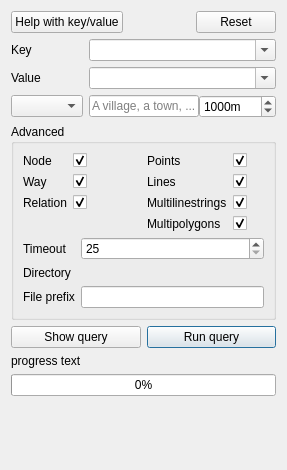
           <widget class="QWidget" name="scrollAreaWidgetContents_3">
            <property name="geometry">
             <rect>
              <x>0</x>
              <y>0</y>
              <width>287</width>
              <height>470</height>
             </rect>
            </property>
            <layout class="QVBoxLayout" name="verticalLayout_16">
             <item>
              <layout class="QHBoxLayout" name="horizontalLayout_24">
               <item>
                <widget class="QPushButton" name="pushButton_mapFeatures_2">
                 <property name="text">
                  <string>Help with key/value</string>
                 </property>
                </widget>
               </item>
               <item>
                <spacer name="horizontalSpacer_4">
                 <property name="orientation">
                  <enum>Qt::Horizontal</enum>
                 </property>
                 <property name="sizeHint" stdset="0">
                  <size>
                   <width>40</width>
                   <height>20</height>
                  </size>
                 </property>
                </spacer>
               </item>
               <item>
                <widget class="QDialogButtonBox" name="buttonBox_3">
                 <property name="sizePolicy">
                  <sizepolicy hsizetype="Maximum" vsizetype="Fixed">
                   <horstretch>0</horstretch>
                   <verstretch>0</verstretch>
                  </sizepolicy>
                 </property>
                 <property name="standardButtons">
                  <set>QDialogButtonBox::Reset</set>
                 </property>
                </widget>
               </item>
              </layout>
             </item>
             <item>
              <layout class="QFormLayout" name="formLayout_5">
               <item row="0" column="0">
                <widget class="QLabel" name="label_41">
                 <property name="toolTip">
                  <string>An OSM key to fetch. If empty, all keys will be fetched.</string>
                 </property>
                 <property name="text">
                  <string>Key</string>
                 </property>
                </widget>
               </item>
               <item row="0" column="1">
                <widget class="QComboBox" name="comboBox_key">
                 <property name="sizePolicy">
                  <sizepolicy hsizetype="Expanding" vsizetype="Fixed">
                   <horstretch>0</horstretch>
                   <verstretch>0</verstretch>
                  </sizepolicy>
                 </property>
                 <property name="toolTip">
                  <string>An OSM key to fetch. If empty, all keys will be fetched.</string>
                 </property>
                 <property name="editable">
                  <bool>true</bool>
                 </property>
                 <property name="sizeAdjustPolicy">
                  <enum>QComboBox::AdjustToContents</enum>
                 </property>
                </widget>
               </item>
               <item row="1" column="0">
                <widget class="QLabel" name="label_42">
                 <property name="toolTip">
                  <string>An OSM value to fetch. If empty, all values will be fetched.</string>
                 </property>
                 <property name="text">
                  <string>Value</string>
                 </property>
                </widget>
               </item>
               <item row="1" column="1">
                <widget class="QComboBox" name="comboBox_value">
                 <property name="sizePolicy">
                  <sizepolicy hsizetype="Expanding" vsizetype="Fixed">
                   <horstretch>0</horstretch>
                   <verstretch>0</verstretch>
                  </sizepolicy>
                 </property>
                 <property name="toolTip">
                  <string>An OSM value to fetch. If empty, all values will be fetched.</string>
                 </property>
                 <property name="editable">
                  <bool>true</bool>
                 </property>
                 <property name="sizeAdjustPolicy">
                  <enum>QComboBox::AdjustToContents</enum>
                 </property>
                </widget>
               </item>
               <item row="2" column="0">
                <widget class="QComboBox" name="cb_query_type_2">
                 <property name="toolTip">
                  <string>The spatial extent to use for the query.</string>
                 </property>
                </widget>
               </item>
               <item row="2" column="1">
                <widget class="QStackedWidget" name="stacked_query_type">
                 <property name="lineWidth">
                  <number>0</number>
                 </property>
                 <property name="currentIndex">
                  <number>0</number>
                 </property>
                 <widget class="QWidget" name="nominatim">
                  <layout class="QHBoxLayout" name="horizontalLayout_25">
                   <property name="spacing">
                    <number>0</number>
                   </property>
                   <property name="leftMargin">
                    <number>0</number>
                   </property>
                   <property name="topMargin">
                    <number>0</number>
                   </property>
                   <property name="rightMargin">
                    <number>0</number>
                   </property>
                   <property name="bottomMargin">
                    <number>0</number>
                   </property>
                   <item>
                    <widget class="QLineEdit" name="lineEdit_nominatim_2">
                     <property name="placeholderText">
                      <string>A village, a town, ...</string>
                     </property>
                    </widget>
                   </item>
                   <item>
                    <widget class="QSpinBox" name="spinBox_distance_point">
                     <property name="suffix">
                      <string>m</string>
                     </property>
                     <property name="prefix">
                      <string/>
                     </property>
                     <property name="minimum">
                      <number>1</number>
                     </property>
                     <property name="maximum">
                      <number>999999999</number>
                     </property>
                     <property name="singleStep">
                      <number>100</number>
                     </property>
                     <property name="value">
                      <number>1000</number>
                     </property>
                    </widget>
                   </item>
                  </layout>
                 </widget>
                 <widget class="QWidget" name="layerExtent">
                  <layout class="QHBoxLayout" name="horizontalLayout_26">
                   <property name="spacing">
                    <number>0</number>
                   </property>
                   <property name="leftMargin">
                    <number>0</number>
                   </property>
                   <property name="topMargin">
                    <number>0</number>
                   </property>
                   <property name="rightMargin">
                    <number>0</number>
                   </property>
                   <property name="bottomMargin">
                    <number>0</number>
                   </property>
                   <item>
                    <widget class="QgsMapLayerComboBox" name="comboBox_extentLayer_2">
                     <property name="sizePolicy">
                      <sizepolicy hsizetype="Expanding" vsizetype="Expanding">
                       <horstretch>0</horstretch>
                       <verstretch>0</verstretch>
                      </sizepolicy>
                     </property>
                    </widget>
                   </item>
                  </layout>
                 </widget>
                 <widget class="QWidget" name="nothingDisplayed"/>
                </widget>
               </item>
              </layout>
             </item>
             <item>
              <widget class="QgsCollapsibleGroupBox" name="advanced_2">
               <property name="title">
                <string>Advanced</string>
               </property>
               <property name="checked">
                <bool>false</bool>
               </property>
               <layout class="QVBoxLayout" name="verticalLayout_17">
                <item>
                 <layout class="QHBoxLayout" name="horizontalLayout_27">
                  <item>
                   <layout class="QFormLayout" name="formLayout_6">
                    <item row="0" column="0">
                     <widget class="QLabel" name="label_43">
                      <property name="text">
                       <string notr="true">Node</string>
                      </property>
                     </widget>
                    </item>
                    <item row="0" column="1">
                     <widget class="QCheckBox" name="checkBox_node">
                      <property name="text">
                       <string/>
                      </property>
                      <property name="checked">
                       <bool>true</bool>
                      </property>
                     </widget>
                    </item>
                    <item row="1" column="0">
                     <widget class="QLabel" name="label_44">
                      <property name="text">
                       <string notr="true">Way</string>
                      </property>
                     </widget>
                    </item>
                    <item row="1" column="1">
                     <widget class="QCheckBox" name="checkBox_way">
                      <property name="text">
                       <string/>
                      </property>
                      <property name="checked">
                       <bool>true</bool>
                      </property>
                     </widget>
                    </item>
                    <item row="2" column="0">
                     <widget class="QLabel" name="label_45">
                      <property name="text">
                       <string notr="true">Relation</string>
                      </property>
                     </widget>
                    </item>
                    <item row="2" column="1">
                     <widget class="QCheckBox" name="checkBox_relation">
                      <property name="text">
                       <string/>
                      </property>
                      <property name="checked">
                       <bool>true</bool>
                      </property>
                     </widget>
                    </item>
                   </layout>
                  </item>
                  <item>
                   <layout class="QFormLayout" name="formLayout_7">
                    <item row="0" column="0">
                     <widget class="QLabel" name="label_46">
                      <property name="text">
                       <string notr="true">Points</string>
                      </property>
                     </widget>
                    </item>
                    <item row="0" column="1">
                     <widget class="QCheckBox" name="checkBox_qq_points">
                      <property name="text">
                       <string/>
                      </property>
                      <property name="checked">
                       <bool>true</bool>
                      </property>
                     </widget>
                    </item>
                    <item row="1" column="1">
                     <widget class="QCheckBox" name="checkBox_qq_lines">
                      <property name="text">
                       <string/>
                      </property>
                      <property name="checked">
                       <bool>true</bool>
                      </property>
                     </widget>
                    </item>
                    <item row="1" column="0">
                     <widget class="QLabel" name="label_47">
                      <property name="text">
                       <string notr="true">Lines</string>
                      </property>
                     </widget>
                    </item>
                    <item row="3" column="0">
                     <widget class="QLabel" name="label_48">
                      <property name="text">
                       <string notr="true">Multipolygons</string>
                      </property>
                     </widget>
                    </item>
                    <item row="3" column="1">
                     <widget class="QCheckBox" name="checkBox_qq_multipolygons">
                      <property name="text">
                       <string/>
                      </property>
                      <property name="checked">
                       <bool>true</bool>
                      </property>
                     </widget>
                    </item>
                    <item row="2" column="0">
                     <widget class="QLabel" name="label_49">
                      <property name="text">
                       <string notr="true">Multilinestrings</string>
                      </property>
                     </widget>
                    </item>
                    <item row="2" column="1">
                     <widget class="QCheckBox" name="checkBox_qq_multilinestrings">
                      <property name="text">
                       <string/>
                      </property>
                      <property name="checked">
                       <bool>true</bool>
                      </property>
                     </widget>
                    </item>
                   </layout>
                  </item>
                 </layout>
                </item>
                <item>
                 <layout class="QFormLayout" name="formLayout_8">
                  <item row="0" column="0">
                   <widget class="QLabel" name="label_50">
                    <property name="text">
                     <string>Timeout</string>
                    </property>
                   </widget>
                  </item>
                  <item row="0" column="1">
                   <widget class="QSpinBox" name="spinBox_timeout">
                    <property name="buttonSymbols">
                     <enum>QAbstractSpinBox::UpDownArrows</enum>
                    </property>
                    <property name="minimum">
                     <number>25</number>
                    </property>
                    <property name="maximum">
                     <number>2000</number>
                    </property>
                    <property name="singleStep">
                     <number>25</number>
                    </property>
                   </widget>
                  </item>
                  <item row="1" column="0">
                   <widget class="QLabel" name="label_51">
                    <property name="text">
                     <string>Directory</string>
                    </property>
                   </widget>
                  </item>
                  <item row="1" column="1">
                   <widget class="QgsFileWidget" name="output_qq_directory"/>
                  </item>
                  <item row="2" column="0">
                   <widget class="QLabel" name="label_52">
                    <property name="text">
                     <string>File prefix</string>
                    </property>
                   </widget>
                  </item>
                  <item row="2" column="1">
                   <widget class="QLineEdit" name="lineEdit_qq_filePrefix"/>
                  </item>
                 </layout>
                </item>
               </layout>
              </widget>
             </item>
             <item>
              <layout class="QHBoxLayout" name="horizontalLayout_28">
               <property name="sizeConstraint">
                <enum>QLayout::SetMinimumSize</enum>
               </property>
               <item>
                <widget class="QPushButton" name="pushButton_showQuery">
                 <property name="text">
                  <string>Show query</string>
                 </property>
                </widget>
               </item>
               <item>
                <widget class="QPushButton" name="pushButton_qq_runQuery">
                 <property name="text">
                  <string>Run query</string>
                 </property>
                 <property name="default">
                  <bool>true</bool>
                 </property>
                </widget>
               </item>
              </layout>
             </item>
             <item>
              <widget class="QLabel" name="label_qq_progress">
               <property name="sizePolicy">
                <sizepolicy hsizetype="Maximum" vsizetype="Preferred">
                 <horstretch>0</horstretch>
                 <verstretch>0</verstretch>
                </sizepolicy>
               </property>
               <property name="text">
                <string notr="true">progress text</string>
               </property>
              </widget>
             </item>
             <item>
              <widget class="QProgressBar" name="progressBar_qq_execution">
               <property name="value">
                <number>0</number>
               </property>
              </widget>
             </item>
             <item>
              <spacer name="verticalSpacer_4">
               <property name="orientation">
                <enum>Qt::Vertical</enum>
               </property>
               <property name="sizeHint" stdset="0">
                <size>
                 <width>20</width>
                 <height>40</height>
                </size>
               </property>
              </spacer>
             </item>
            </layout>
           </widget>
